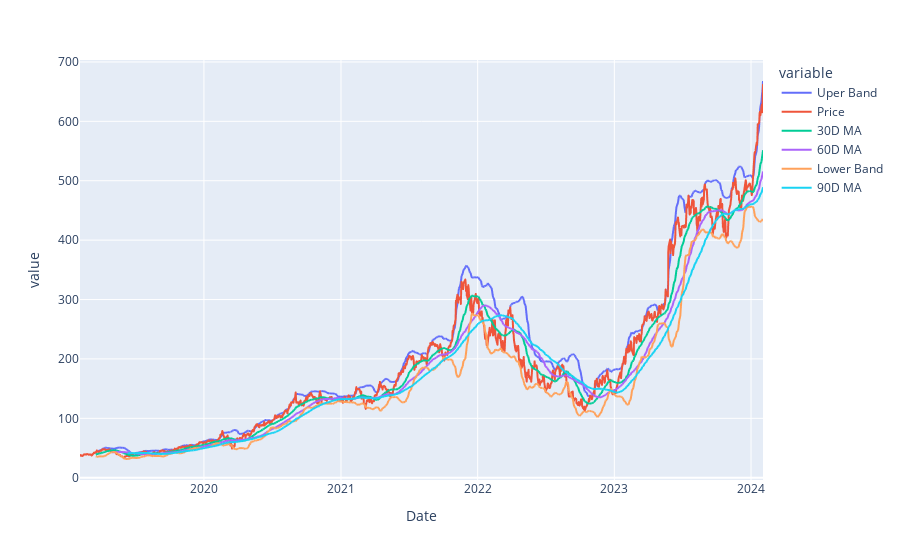

This figure's notebook cell:
### Code cell
df_check_2=df[['Uper Band','Price','30D MA','60D MA','Lower Band','90D MA']]
fig = px.line(data_frame=df_check_2)
fig.show()

### Figure 1 — Plotly figure (JSON) as saved in the notebook; plotly's stock layout.template omitted (floating-point values rounded to 4 significant figures; data arrays with more than 128 entries replaced by an {"elided": "..."} marker saying what was removed)
{"data": [{"hovertemplate": "variable=Uper Band<br>Date=%{x}<br>value=%{y}<extra></extra>", "legendgroup": "Uper Band", "line": {"color": "#636efa", "dash": "solid"}, "marker": {"symbol": "circle"}, "mode": "lines", "name": "Uper Band", "showlegend": true, "type": "scattergl", "x": {"elided": "1243 str values"}, "xaxis": "x", "y": {"elided": "1243 float values"}, "yaxis": "y"}, {"hovertemplate": "variable=Price<br>Date=%{x}<br>value=%{y}<extra></extra>", "legendgroup": "Price", "line": {"color": "#EF553B", "dash": "solid"}, "marker": {"symbol": "circle"}, "mode": "lines", "name": "Price", "showlegend": true, "type": "scattergl", "x": {"elided": "1243 str values"}, "xaxis": "x", "y": {"elided": "1243 float values"}, "yaxis": "y"}, {"hovertemplate": "variable=30D MA<br>Date=%{x}<br>value=%{y}<extra></extra>", "legendgroup": "30D MA", "line": {"color": "#00cc96", "dash": "solid"}, "marker": {"symbol": "circle"}, "mode": "lines", "name": "30D MA", "showlegend": true, "type": "scattergl", "x": {"elided": "1243 str values"}, "xaxis": "x", "y": {"elided": "1243 float values"}, "yaxis": "y"}, {"hovertemplate": "variable=60D MA<br>Date=%{x}<br>value=%{y}<extra></extra>", "legendgroup": "60D MA", "line": {"color": "#ab63fa", "dash": "solid"}, "marker": {"symbol": "circle"}, "mode": "lines", "name": "60D MA", "showlegend": true, "type": "scattergl", "x": {"elided": "1243 str values"}, "xaxis": "x", "y": {"elided": "1243 float values"}, "yaxis": "y"}, {"hovertemplate": "variable=Lower Band<br>Date=%{x}<br>value=%{y}<extra></extra>", "legendgroup": "Lower Band", "line": {"color": "#FFA15A", "dash": "solid"}, "marker": {"symbol": "circle"}, "mode": "lines", "name": "Lower Band", "showlegend": true, "type": "scattergl", "x": {"elided": "1243 str values"}, "xaxis": "x", "y": {"elided": "1243 float values"}, "yaxis": "y"}, {"hovertemplate": "variable=90D MA<br>Date=%{x}<br>value=%{y}<extra></extra>", "legendgroup": "90D MA", "line": {"color": "#19d3f3", "dash": "solid"}, "marker": {"symbol": "circle"}, "mode": "lines", "name": "90D MA", "showlegend": true, "type": "scattergl", "x": {"elided": "1243 str values"}, "xaxis": "x", "y": {"elided": "1243 float values"}, "yaxis": "y"}], "layout": {"legend": {"title": {"text": "variable"}, "tracegroupgap": 0}, "margin": {"t": 60}, "xaxis": {"anchor": "y", "domain": [0, 1], "title": {"text": "Date"}}, "yaxis": {"anchor": "x", "domain": [0, 1], "title": {"text": "value"}}}}
